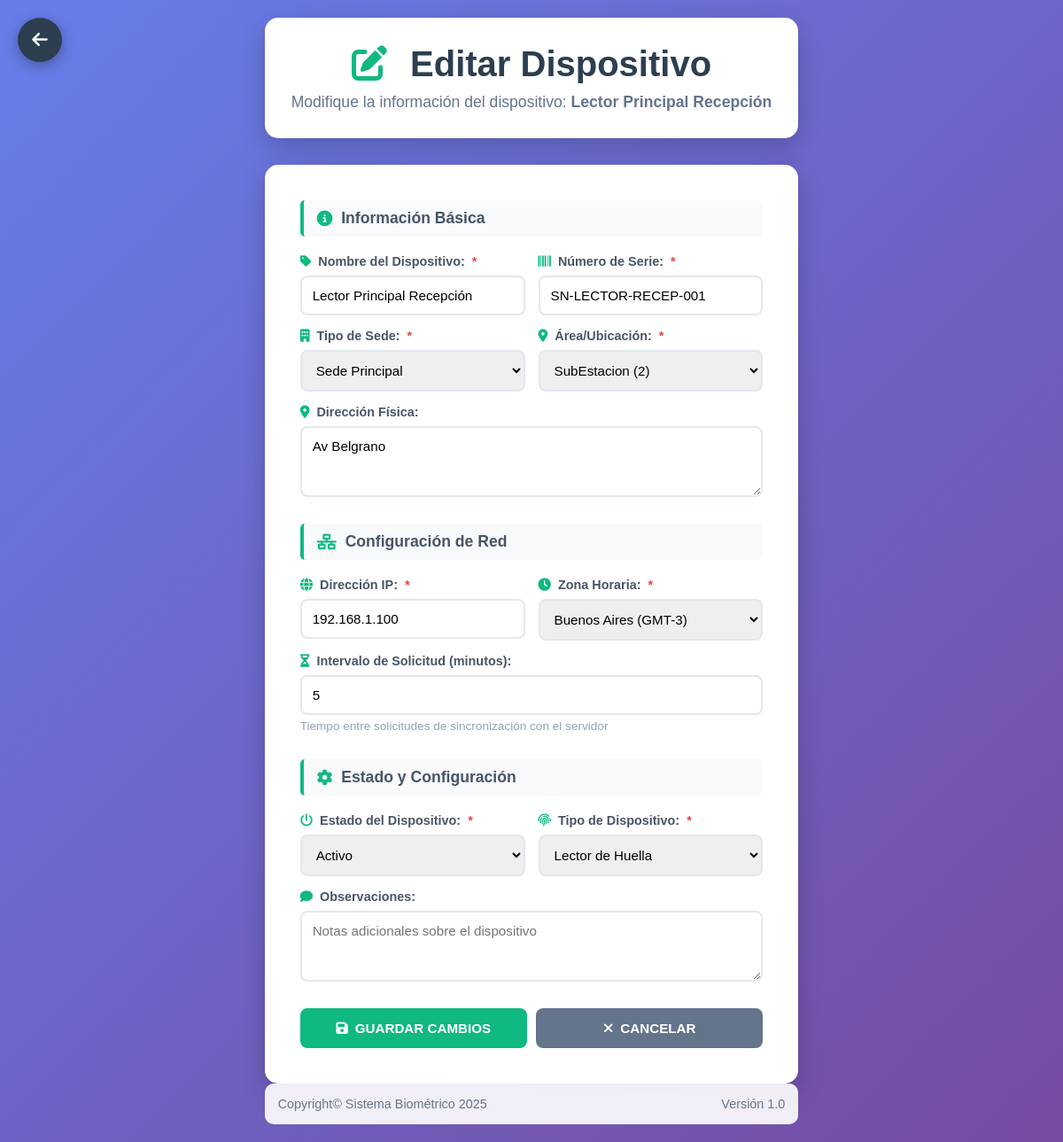
Screenshot of /account/dispositivos/3/editar/ (signed in) with the database file from the repository.
### usuario/models.py (models this page shows, shortened)
class Dispositivo(models.Model):
    TIPO_SEDE_CHOICES = [
        ('SEDE_PRINCIPAL', 'Sede Principal'),
        ('ALMACEN', 'Almacén'),
        ('OFICINA', 'Oficina'),
    ]
    TIPO_DISPOSITIVO_CHOICES = [
        ('Lector de Huella', 'Lector de Huella'),
        ('Lector de Iris', 'Lector de Iris'),
        ('Reconocimiento Facial', 'Reconocimiento Facial'),
        ('Tarjeta RFID', 'Tarjeta RFID'),
    ]
    ESTADO_CHOICES = [
        ('ACTIVO', 'Activo'),
        ('PAUSADO', 'Pausado'),
        ('INACTIVO', 'Inactivo'),
    ]
    ZONA_CHOICES = [
        ('America/Argentina/Buenos_Aires', 'Buenos Aires (GMT-3)'),
        ('America/Cordoba', 'Córdoba (GMT-3)'),
        ('America/Mendoza', 'Mendoza (GMT-3)'),
    ]
    nombre = models.CharField(max_length=100, verbose_name="Nombre del Dispositivo")
    numero_serie = models.CharField(max_length=50, unique=True, verbose_name="Número de Serie")
    tipo_sede = models.CharField(max_length=20, choices=TIPO_SEDE_CHOICES, verbose_name="Tipo de Sede")
    ubicacion = models.ForeignKey(Ubicacion, on_delete=models.SET_NULL, null=True, blank=True, related_name='dispositivos')
    direccion_fisica = models.TextField(blank=True, null=True, verbose_name="Dirección Física")
    direccion_ip = models.GenericIPAddressField(verbose_name="Dirección IP")
    zona_horaria = models.CharField(max_length=50, choices=ZONA_CHOICES, verbose_name="Zona Horaria")
    intervalo_solicitud = models.IntegerField(default=5, verbose_name="Intervalo de Solicitud (minutos)")
    estado = models.CharField(max_length=20, choices=ESTADO_CHOICES, default='ACTIVO', verbose_name="Estado del Dispositivo")
    tipo_dispositivo = models.CharField(max_length=30, choices=TIPO_DISPOSITIVO_CHOICES, verbose_name="Tipo de Dispositivo")
    observaciones = models.TextField(blank=True, null=True, verbose_name="Observaciones")
    fecha_registro = models.DateTimeField(auto_now_add=True)
    ultima_conexion = models.DateTimeField(null=True, blank=True)
    class Meta:
        ordering = ['-fecha_registro']
        verbose_name = 'Dispositivo'
        verbose_name_plural = 'Dispositivos'

### usuario/views.py (the view, shortened to what this page needs)
# urls.py: path('dispositivos/<int:id>/editar/', views.editar_dispositivo, name='editar_dispositivo'),
@login_required
def editar_dispositivo(request, id):
    dispositivo = get_object_or_404(Dispositivo, pk=id)
    form = DispositivoForm(instance=dispositivo)
    return render(request, 'account/dispositivo_editar.html', {
        'form': form,
        'dispositivo': dispositivo
    })

### usuario/forms.py
class DispositivoForm(forms.ModelForm):
    class Meta:
        model = Dispositivo
        fields = [
            'nombre', 'numero_serie', 'tipo_sede', 'ubicacion',
            'direccion_fisica', 'direccion_ip', 'zona_horaria',
            'intervalo_solicitud', 'estado', 'tipo_dispositivo', 'observaciones'
        ]
        widgets = {
            'direccion_fisica': forms.Textarea(attrs={'rows': 2, 'placeholder': 'Ej: Planta Baja, Edificio A'}),
            'observaciones': forms.Textarea(attrs={'rows': 3, 'placeholder': 'Notas adicionales sobre el dispositivo'}),
        }

### usuario/models.py (called while the page is built)
    def __str__(self):
        return f"{self.nombre_sede} ({self.codigo_unico})"

### usuario/templates/account/dispositivo_editar.html (shortened to what this page needs)
{% extends "base.html" %}
{% load static %}
{% block content %}
<link rel="stylesheet" href="{% static 'account/css/style_dispositivos.css' %}">
<a href="{% url 'usuario:dispositivos' %}" class="btn-volver" title="Volver">
    <i class="fa-solid fa-arrow-left"></i>
</a>
<main class="contenido-dispositivos">
    <header class="header-dispositivos">
        <h1><i class="fa-solid fa-edit"></i> Editar Dispositivo</h1>
        <p>Modifique la información del dispositivo: <strong>{{ dispositivo.nombre }}</strong></p>
    </header>
    <div class="form-editar-container">
        <form method="post" class="form-editar">
            <div class="form-section">
                <h3><i class="fa-solid fa-info-circle"></i> Información Básica</h3>
                <div class="form-row">
                    <div class="form-group">
                        <label for="{{ form.nombre.id_for_label }}">
                            <i class="fa-solid fa-tag"></i> Nombre del Dispositivo: <span class="required">*</span>
                        </label>
                        {{ form.nombre }}
                    </div>
                    <div class="form-group">
                        <label for="{{ form.numero_serie.id_for_label }}">
                            <i class="fa-solid fa-barcode"></i> Número de Serie: <span class="required">*</span>
                        </label>
                        {{ form.numero_serie }}
                    </div>
                </div>
                <div class="form-row">
                    <div class="form-group">
                        <label for="{{ form.tipo_sede.id_for_label }}">
                            <i class="fa-solid fa-building"></i> Tipo de Sede: <span class="required">*</span>
                        </label>
                        {{ form.tipo_sede }}
                    </div>
                    <div class="form-group">
                        <label for="{{ form.ubicacion.id_for_label }}">
                            <i class="fa-solid fa-map-marker-alt"></i> Área/Ubicación: <span class="required">*</span>
                        </label>
                        {{ form.ubicacion }}
                    </div>
                </div>
                <div class="form-group full-width">
                    <label for="{{ form.direccion_fisica.id_for_label }}">
                        <i class="fa-solid fa-location-dot"></i> Dirección Física:
                    </label>
                    {{ form.direccion_fisica }}
                </div>
            </div>
            <div class="form-section">
                <h3><i class="fa-solid fa-network-wired"></i> Configuración de Red</h3>
                <div class="form-row">
                    <div class="form-group">
                        <label for="{{ form.direccion_ip.id_for_label }}">
                            <i class="fa-solid fa-globe"></i> Dirección IP: <span class="required">*</span>
                        </label>
                        {{ form.direccion_ip }}
                    </div>
                    <div class="form-group">
                        <label for="{{ form.zona_horaria.id_for_label }}">
                            <i class="fa-solid fa-clock"></i> Zona Horaria: <span class="required">*</span>
                        </label>
                        {{ form.zona_horaria }}
                    </div>
                </div>
                <div class="form-group">
                    <label for="{{ form.intervalo_solicitud.id_for_label }}">
                        <i class="fa-solid fa-hourglass-half"></i> Intervalo de Solicitud (minutos):
                    </label>
                    {{ form.intervalo_solicitud }}
                    <small>Tiempo entre solicitudes de sincronización con el servidor</small>
                </div>
            </div>
            <div class="form-section">
                <h3><i class="fa-solid fa-cog"></i> Estado y Configuración</h3>
                <div class="form-row">
                    <div class="form-group">
                        <label for="{{ form.estado.id_for_label }}">
                            <i class="fa-solid fa-power-off"></i> Estado del Dispositivo: <span class="required">*</span>
                        </label>
                        {{ form.estado }}
                    </div>
                    <div class="form-group">
                        <label for="{{ form.tipo_dispositivo.id_for_label }}">
                            <i class="fa-solid fa-fingerprint"></i> Tipo de Dispositivo: <span class="required">*</span>
                        </label>
                        {{ form.tipo_dispositivo }}
                    </div>
                </div>
                <div class="form-group full-width">
                    <label for="{{ form.observaciones.id_for_label }}">
                        <i class="fa-solid fa-comment"></i> Observaciones:
                    </label>
                    {{ form.observaciones }}
                </div>
            </div>
            <div class="form-actions">
                <button type="submit" name="guardar" class="btn-guardar">
                    <i class="fa-solid fa-save"></i> GUARDAR CAMBIOS
                </button>
                <button type="submit" name="cancelar" class="btn-cancelar">
                    <i class="fa-solid fa-times"></i> CANCELAR
                </button>
            </div>
        </form>
    </div>
    <div class="footer">
        <div>Copyright© Sistema Biométrico 2025</div>
        <div>Versión 1.0</div>
    </div>
</main>
{% endblock %}

### static/account/css/style_acceso.css (style rules this page uses)
* { margin: 0; padding: 0; box-sizing: border-box; font-family: Arial, Helvetica, sans-serif; }
body { display: flex; justify-content: center; align-items: center; min-height: 100vh; background: #f4f6f9; }

### static/account/css/style_dashboard.css (style rules this page uses)
* { margin: 0; padding: 0; box-sizing: border-box; font-family: Arial, Helvetica, sans-serif; }
body { display: flex; min-height: 100vh; background-color: #f4f6f9; }

### static/account/css/style_personal.css (style rules this page uses)
input, select { width: 100%; padding: 6px; border-radius: 6px; border: 1px solid #ccc; }

### static/account/css/style_dispositivos.css (style rules this page uses)
* { margin: 0; padding: 0; box-sizing: border-box; }
body { font-family: 'Segoe UI', Tahoma, Geneva, Verdana, sans-serif; background: linear-gradient(135deg, #667eea 0%, #764ba2 100%); min-height: 100vh; padding: 20px; }
.contenido-dispositivos { max-width: 1800px; margin: 0 auto; }
.btn-volver { position: fixed; top: 20px; left: 20px; background: #2c3e50; color: white; width: 50px; height: 50px; border-radius: 50%; display: flex; align-items: center; justify-content: center; text-decoration: none; font-size: 20px; box-shadow: 0 4px 15px rgba(0,0,0,0.3); transition: all 0.3s ease; z-index: 1000; }
.header-dispositivos { background: white; padding: 30px; border-radius: 15px; box-shadow: 0 10px 30px rgba(0,0,0,0.2); margin-bottom: 30px; text-align: center; }
.header-dispositivos h1 { color: #2c3e50; font-size: 2.5rem; margin-bottom: 10px; }
.header-dispositivos h1 i { color: #10b981; margin-right: 15px; }
.header-dispositivos p { color: #64748b; font-size: 1.1rem; }
.form-section { margin-bottom: 30px; }
.form-section h3 { color: #475569; font-size: 1.1rem; margin-bottom: 20px; padding: 10px 15px; background: #f8fafc; border-left: 4px solid #10b981; border-radius: 5px; display: flex; align-items: center; gap: 10px; }
.form-section h3 i { color: #10b981; }
.form-row { display: grid; grid-template-columns: 1fr 1fr; gap: 15px; margin-bottom: 15px; }
.form-group { display: flex; flex-direction: column; }
.form-group.full-width { grid-column: 1 / -1; }
.form-group label { color: #475569; font-weight: 600; margin-bottom: 8px; font-size: 0.9rem; display: flex; align-items: center; gap: 8px; }
.form-group label i { color: #10b981; font-size: 0.9rem; }
.required { color: #ef4444; }
.form-group input, .form-group select, .form-group textarea { padding: 12px; border: 2px solid #e2e8f0; border-radius: 8px; font-size: 0.95rem; transition: all 0.3s ease; font-family: inherit; }
.form-group textarea { resize: vertical; min-height: 80px; }
.form-group small { color: #94a3b8; font-size: 0.85rem; margin-top: 5px; }
.form-actions { display: flex; gap: 10px; margin-top: 25px; }
.btn-guardar, .btn-nuevo, .btn-cancelar { flex: 1; padding: 14px 20px; border: none; border-radius: 8px; font-weight: 600; font-size: 0.95rem; cursor: pointer; transition: all 0.3s ease; display: flex; align-items: center; justify-content: center; gap: 8px; }
.btn-guardar { background: #10b981; color: white; }
.btn-cancelar { background: #64748b; color: white; }
.footer { background: rgba(255,255,255,0.9); padding: 15px; border-radius: 10px; display: flex; justify-content: space-between; align-items: center; font-size: 0.9rem; color: #64748b; }
.form-editar-container { max-width: 900px; margin: 0 auto; background: white; padding: 40px; border-radius: 15px; box-shadow: 0 10px 30px rgba(0,0,0,0.2); }

### rows the page displays
Dispositivo: nombre "Lector Principal Recepción", numero_serie "SN-LECTOR-RECEP-001", tipo_sede "Sede Principal", ubicacion "SubEstacion (2)", direccion_fisica "Av Belgrano", direccion_ip "192.168.1.100", zona_horaria "Buenos Aires (GMT-3)", intervalo_solicitud "5", estado "Activo", tipo_dispositivo "Lector de Huella"
